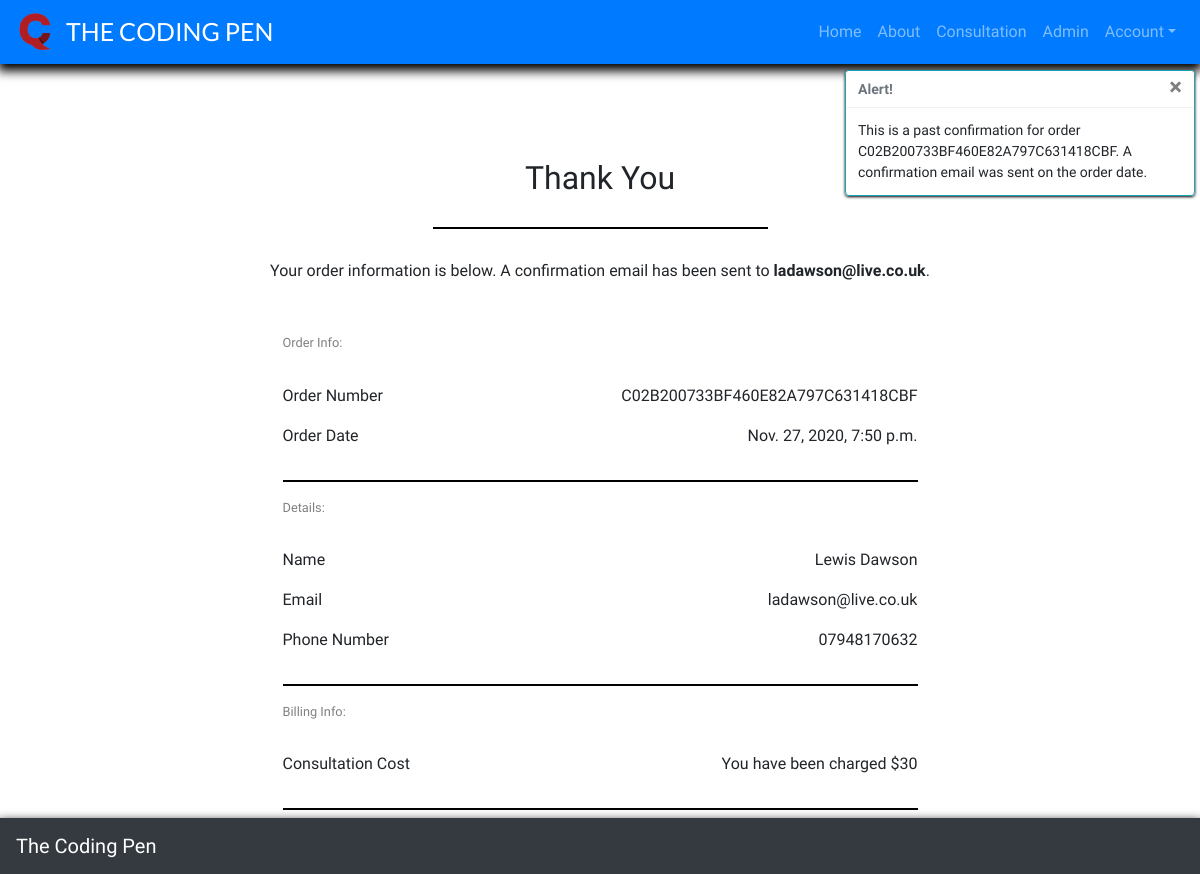
Screenshot of /profile/consultation_history/C02B200733BF460E82A797C631418CBF (signed in) with the database file from the repository.
### consultation/models.py (models this page shows, shortened)
class Consultation(models.Model):
    consultation_number = models.CharField(max_length=32, null=False, editable=False)
    user_profile = models.ForeignKey(UserProfile, on_delete=models.SET_NULL,
                                     null=True, blank=True, related_name='consultation')
    first_name = models.CharField(max_length=20, null=False, blank=False)
    last_name = models.CharField(max_length=20, null=False, blank=False)
    email = models.EmailField(max_length=100, null=False, blank=False, default="")
    phone_number = models.CharField(max_length=30, null=False, blank=False)
    date = models.DateTimeField(auto_now_add=True)
    consultation_idea = models.TextField(max_length=3000, null=False, blank=False)
    consultation_cost = models.DecimalField(max_digits=5, decimal_places=2, null=False, default=30)
    stripe_pid = models.CharField(max_length=254, null=False, blank=False, default='')

### profiles/views.py (the view)
# urls.py: path('consultation_history/<consultation_number>',
@login_required
def consultation_history(request, consultation_number):
    consultation = get_object_or_404(Consultation,
                                     consultation_number=consultation_number)
    messages.info(request, (
        f'This is a past confirmation for order {consultation_number}. '
        'A confirmation email was sent on the order date.'
    ))
    template = 'consultation/consultation_success.html'
    context = {
        'consultation': consultation,
        'from_profile': True,
    }
    return render(request, template, context)

### consultation/templates/consultation/consultation_success.html (shortened to what this page needs)
{% extends "base.html" %}
{% load static %}
{% block extra_css %}
    <link rel="stylesheet" href="{% static 'css/success.css' %}">
{% endblock %}
{% block page_header %}
    <div class="header-container"></div>
{% endblock %}
{% block content %}
<div class="background-overlay"></div>
<div class="container">
    <div class="row">
        <div class="col">
            <h2 class="thank-msg-title">
                Thank You
            </h2>
            <hr class="small-hr">
            <p class="thank-msg">
                Your order information is below.
                A confirmation email has been sent to
                <strong>{{ consultation.email }}</strong>.
            </p>
        </div>
    </div>
    <div class="row info-container">
        <div class="col-12 col-lg-7">
            <div class="confirmation-container">
                <div class="row">
                    <div class="col order-title-info">
                        <p class="info-titles">
                            Order Info:
                        </p>
                    </div>
                </div>
                <div class="row">
                    <div class="col-12 col-md-4">
                        <p class="order-cats">
                            Order Number
                        </p>
                    </div>
                    <div class="col-12 col-md-8">
                        <p class="order-info">
                            {{ consultation.consultation_number }}
                        </p>
                    </div>
                </div>
                <div class="row">
                    <div class="col-12 col-md-4">
                        <p>
                            Order Date
                        </p>
                    </div>
                    <div class="col-12 col-md-8">
                        <p class="order-info">
                            {{ consultation.date }}
                        </p>
                    </div>
                </div>
                <hr>
                <div class="row">
                    <div class="col order-title-info">
                        <p class="info-titles">
                            Details:
                        </p>
                    </div>
                </div>
                <div class="row">
                    <div class="col-12 col-md-4">
                        <p>
                            Name
                        </p>
                    </div>
                    <div class="col-12 col-md-8">
                        <p class="order-info">
                            {{ consultation.first_name }} {{ consultation.last_name }}</p>
                    </div>
                </div>
                <div class="row">
                    <div class="col-12 col-md-4">
                        <p>
                            Email
                        </p>
                    </div>
                    <div class="col-12 col-md-8">
                        <p class="order-info">
                            {{ consultation.email }}
                        </p>
                    </div>
                </div>
                <div class="row">
                    <div class="col-12 col-md-4">
                        <p>
                            Phone Number</p>
                    </div>
                    <div class="col-12 col-md-8">
                        <p class="order-info">
                            {{ consultation.phone_number }}
                        </p>
                    </div>
                </div>
                <hr>
                <div class="row">
                    <div class="col order-title-info">
                        <p class="info-titles">
                            Billing Info:
                        </p>
                    </div>
                </div>
                <div class="row">
                    <div class="col-12 col-md-4">
                        <p>
                            Consultation Cost</p>
                    </div>
                    <div class="col-12 col-md-8">
                        <p class="order-info">
                            You have been charged $30
                        </p>
                    </div>
                </div>
                <hr>
                {% if from_profile %}
                    <a class="btn btn-primary btn-lg back-button" href="{% url 'profile' %}" role="button">
                    </a>
                {% else %}
                    <a class="btn btn-primary btn-lg back-button" href="{% url 'home' %}" role="button">
                        Home
                    </a>
                {% endif %}
            </div>
        </div>
    </div>
</div>
{% endblock %}

### static/css/base.css (style rules this page uses)
html { height: 100% }
.header-container { padding-top: 59px; }
body { background: url('/media/background.jpg') no-repeat center center fixed; background-size: cover; height: calc(100vh - 59px); font-family: 'Patua One', cursive; }

### consultation/static/css/success.css (style rules this page uses)
.background-overlay { position: fixed; top: 0; left: 0; height: 100%; width: 100%; background-color: rgba(255, 255, 255, 1); }
hr { border: 1px solid black; background-color: black; }
.small-hr { width: 30%; margin-top: 30px; margin-bottom: 30px; }
.thank-msg-title { text-align: center; margin-top: 100px; }
.thank-msg { text-align: center; margin-bottom: 50px; }
.info-container { justify-content: center; }
.order-title-info { margin-bottom: 15px; }
.info-titles { font-size: 12.8px; color: grey; }
.order-info { text-align: right; }

### rows the page displays
Consultation: email "ladawson@live.co.uk", consultation_number "C02B200733BF460E82A797C631418CBF", date "Nov. 27, 2020, 7:50 p.m.", first_name "Lewis", last_name "Dawson", phone_number "07948170632"

### other values shown
{{ message }} "This is a past confirmation for order C02B200733BF460E82A797C631418CBF. A confirmation email was sent on the order date."
